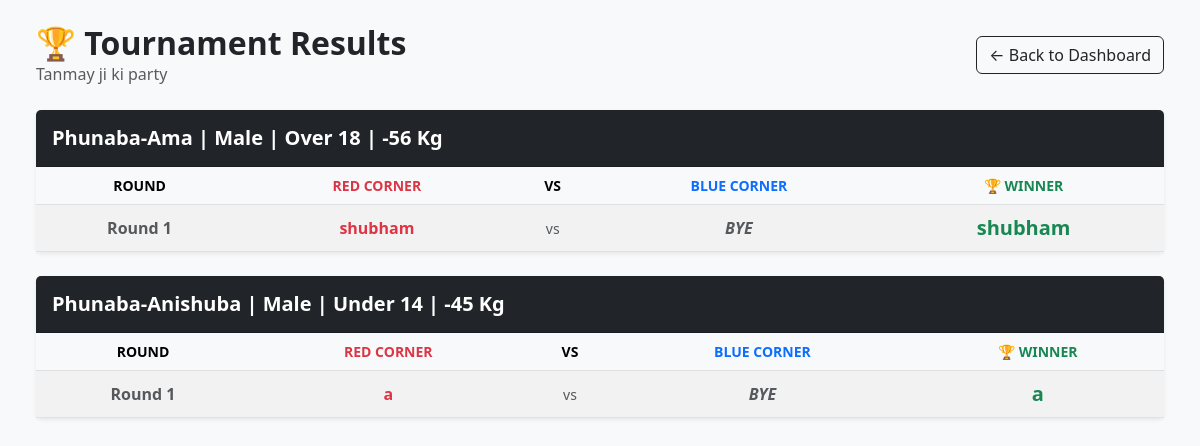
/tournaments/1/results/ (signed in), run on an earlier commit of the app's database.
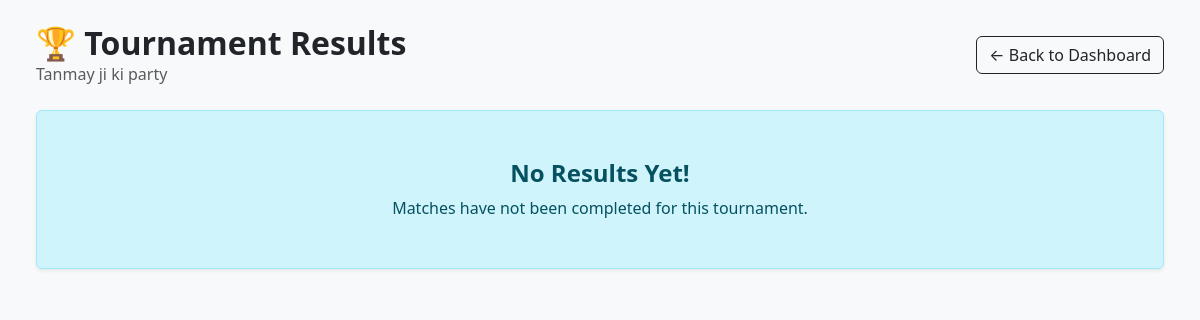
And on a later commit of the database.
### thangta/models.py (models this page shows, shortened)
class Match(models.Model):
    tournament = models.ForeignKey(Tournament, on_delete=models.CASCADE)
    event_type = models.CharField(max_length=50)
    age_category = models.CharField(max_length=3)
    weight_category = models.CharField(max_length=4)
    gender = models.CharField(max_length=10)
    is_active = models.BooleanField(default=False)
    is_completed = models.BooleanField(default=False)
    round_number = models.IntegerField(default=1)
    current_round = models.IntegerField(default=1) # Tracks Round 1, Round 2, or 3 (Tie Breaker)
    current_sub_round = models.IntegerField(default=1)
    match_sequence = models.IntegerField(help_text="Order of the match in this round")
    current_sub_round = models.IntegerField(default=1)
    ring_number = models.IntegerField(default=1)
    participant_red = models.ForeignKey(Participant, related_name='matches_as_red', on_delete=models.CASCADE)
    participant_blue = models.ForeignKey(Participant, related_name='matches_as_blue', on_delete=models.CASCADE, null=True, blank=True)
    winner = models.ForeignKey(Participant, related_name='matches_won', on_delete=models.SET_NULL, null=True, blank=True)
    @property
    def age_display(self):
        age_map = {'U14': 'Under 14', 'U18': 'Under 18', 'O18': 'Over 18'}
        return age_map.get(self.age_category, self.age_category)
    @property
    def weight_display(self):
        if self.weight_category and "Kg" not in str(self.weight_category):
            return f"{self.weight_category} Kg"
        return self.weight_category
    @property
    def full_category_name(self):
        return f"{self.event_type} | {self.gender} | {self.age_display} | {self.weight_display}"

class Participant(models.Model):
    class GenderChoices(models.TextChoices):
        MALE = 'Male', 'Male'
        FEMALE = 'Female', 'Female'
    class EventTypeChoices(models.TextChoices):
        PHUNABA_AMA = 'Phunaba-Ama', 'Phunaba-Ama'
        PHUNABA_ANISHUBA = 'Phunaba-Anishuba', 'Phunaba-Anishuba'
    class AgeCategory(models.TextChoices):
        UNDER_14 = 'U14', 'Under 14'
        UNDER_18 = 'U18', 'Under 18'
        OVER_18 = 'O18', 'Over 18'
    class WeightCategory(models.TextChoices):
        MINUS_21 = '-21', '-21 Kg'
        MINUS_25 = '-25', '-25 Kg'
        MINUS_29 = '-29', '-29 Kg'
        MINUS_33 = '-33', '-33 Kg'
        MINUS_37 = '-37', '-37 Kg'
        MINUS_40 = '-40', '-40 Kg'
        MINUS_41 = '-41', '-41 Kg'
        MINUS_44 = '-44', '-44 Kg'
        MINUS_45 = '-45', '-45 Kg'
        MINUS_49 = '-49', '-49 Kg'
        MINUS_52 = '-52', '-52 Kg'
        MINUS_53 = '-53', '-53 Kg'
        MINUS_56 = '-56', '-56 Kg'
        MINUS_75 = '-75', '-75 Kg'
        PLUS_53 = '+53', '+53 Kg'
    tournament = models.ForeignKey(
        Tournament,
        on_delete=models.CASCADE,
        related_name='participants',
        null=True, blank=True
    )
    name = models.CharField(max_length=200, null=True, blank=True)
    actual_age = models.IntegerField(null=True, blank=True, help_text="Age in numbers")
    gender = models.CharField(max_length=10, choices=GenderChoices.choices, null=True, blank=True)
    contact = models.CharField(max_length=15, null=True, blank=True)
    district = models.CharField(max_length=100)
    district_code = models.CharField(max_length=20)
    event_type = models.CharField(max_length=50, choices=EventTypeChoices.choices, null=True, blank=True)
    age_category = models.CharField(
        max_length=3,
        choices=AgeCategory.choices,
        help_text="Select the participant's age group."
    )
    weight_category = models.CharField(
        max_length=4,
        choices=WeightCategory.choices,
        help_text="Select the participant's weight class."
    )

### thangta/views.py (the view)
# urls.py: path('tournaments/<int:tournament_id>/results/', tournament_results, name='tournament-results'),
@login_required(login_url='login')
def tournament_results(request, tournament_id):
    tournament = get_object_or_404(Tournament, id=tournament_id)
    completed_matches = Match.objects.filter(
        tournament=tournament,
        is_completed=True
    ).order_by('event_type', 'gender', 'age_category', 'weight_category', '-round_number')
    return render(request, 'tournament_results.html', {
        'tournament': tournament,
        'completed_matches': completed_matches
    })

### thangta/templates/tournament_results.html (shortened to what this page needs)
<!DOCTYPE html>
<html lang="en">
<head>
    <link href="https://cdn.jsdelivr.net/npm/bootstrap@5.3.0/dist/css/bootstrap.min.css" rel="stylesheet">
</head>
<body class="bg-light p-4">
<div class="container-fluid">
    <div class="d-flex justify-content-between align-items-center mb-4">
        <div>
            <h2 class="fw-bold m-0">🏆 Tournament Results</h2>
            <p class="text-muted m-0">{{ tournament.name }}</p>
        </div>
        <a href="{% url 'tournament-dashboard' %}" class="btn btn-outline-dark">← Back to Dashboard</a>
    </div>
    {% regroup completed_matches by full_category_name as category_list %}
    <div class="row">
        {% for category in category_list %}
        <div class="col-12 mb-4">
            <div class="card shadow-sm border-0">
                <div class="card-header bg-dark text-white py-3">
                    <h5 class="m-0 fw-bold">{{ category.grouper }}</h5>
                </div>
                <div class="card-body p-0 table-responsive">
                    <table class="table table-hover table-striped m-0 align-middle text-center">
                        <thead class="table-light">
                            <tr>
                                <th class="small">ROUND</th>
                                <th class="small text-danger">RED CORNER</th>
                                <th class="small">VS</th>
                                <th class="small text-primary">BLUE CORNER</th>
                                <th class="small text-success">🏆 WINNER</th>
                            </tr>
                        </thead>
                        <tbody>
                            {% for match in category.list %}
                            <tr>
                                <td class="fw-bold text-muted">Round {{ match.round_number }}</td>
                                <td class="fw-bold text-danger">{{ match.participant_red.name }}</td>
                                <td class="text-muted small">vs</td>
                                {% if match.participant_blue %}
                                    <td class="fw-bold text-primary">{{ match.participant_blue.name }}</td>
                                {% else %}
                                    <td class="fw-bold text-muted fst-italic">BYE</td>
                                {% endif %}
                                <td class="fw-bold text-success fs-5">
                                    {{ match.winner.name }}
                                </td>
                            </tr>
                            {% endfor %}
                        </tbody>
                    </table>
                </div>
            </div>
        </div>
        {% empty %}
        <div class="col-12">
            <div class="alert alert-info text-center py-5 shadow-sm">
                <h4 class="fw-bold">No Results Yet!</h4>
                <p class="mb-0">Matches have not been completed for this tournament.</p>
            </div>
        </div>
        {% endfor %}
    </div>
</div>
</body>
</html>

What changed in the data, as far as the page shows it:
removed Match: round_number "1", participant_red.name "shubham", shows "BYE", winner.name "shubham", shown under "Phunaba-Ama | Male | Over 18 | -56 Kg"
removed Match: round_number "1", participant_red.name "a", shows "BYE", winner.name "a", shown under "Phunaba-Anishuba | Male | Under 14 | -45 Kg"
Also different on the page:
text now shown: "No Results Yet! Matches have not been completed for this tournament."
list line gone: "Phunaba-Ama | Male | Over 18 | -56 Kg ROUND RED CORNER VS BLUE CORNER 🏆 WINNER"
list line gone: "Phunaba-Anishuba | Male | Under 14 | -45 Kg ROUND RED CORNER VS BLUE CORNER 🏆 WINNER"
